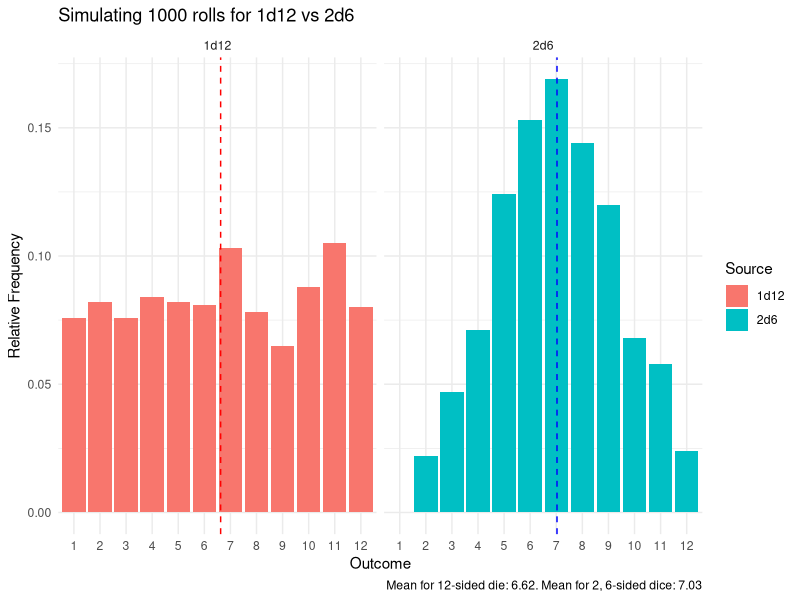

The R source for this figure:
## ---- chunk 1
n <- 1000                                # <1>
d12 <- sample(1:12, n, replace = TRUE)  # <2>
df.1d12 <- as.data.frame(table(d12))    # <3>
## ---- chunk 2
d6 <- sample(1:6, n, replace = TRUE) + sample(1:6, n, replace = TRUE)
df.2d6 <- as.data.frame(table(d6))
## ---- chunk 3
library(tidyverse)
column_names <- c("outcome", "count")
colnames(df.1d12) <- column_names
colnames(df.2d6) <- column_names

df.1d12 <- df.1d12 %>%
  mutate(
    probability = count / n,
    source = "1d12"
  )

df.2d6 <- df.2d6 %>%
  mutate(
    probability = df.2d6$count / n,
    source = "2d6"
  )

combined_df <- rbind(df.1d12, df.2d6)
## ---- chunk 4
#| code-fold: true
#| label: fig-charts
#| fig-cap: "Charts"
library(ggplot2)

title_text <- sprintf(
  "Simulating %.f rolls for 1d12 vs 2d6", 
  n
)
caption_text <- sprintf(
  "Mean for 12-sided die: %.2f. Mean for 2, 6-sided dice: %.2f", 
  mean(d12), 
  mean(d6)
)

ggplot(combined_df, aes(x = outcome, y = probability, fill = source)) +
  geom_bar(stat = "identity") +
  geom_vline(data = subset(combined_df, source == "2d6"), aes(xintercept = mean(d6)), color = "blue", linetype = "dashed")+
  geom_vline(data = subset(combined_df, source == "1d12"), aes(xintercept = mean(d12)), color = "red", linetype = "dashed")+
  labs(
    title = title_text,
    x = "Outcome",
    y = "Relative Frequency",
    fill = "Source",
    caption = caption_text
  ) + 
  theme_minimal() +
  facet_wrap(~ source, ncol=2)
